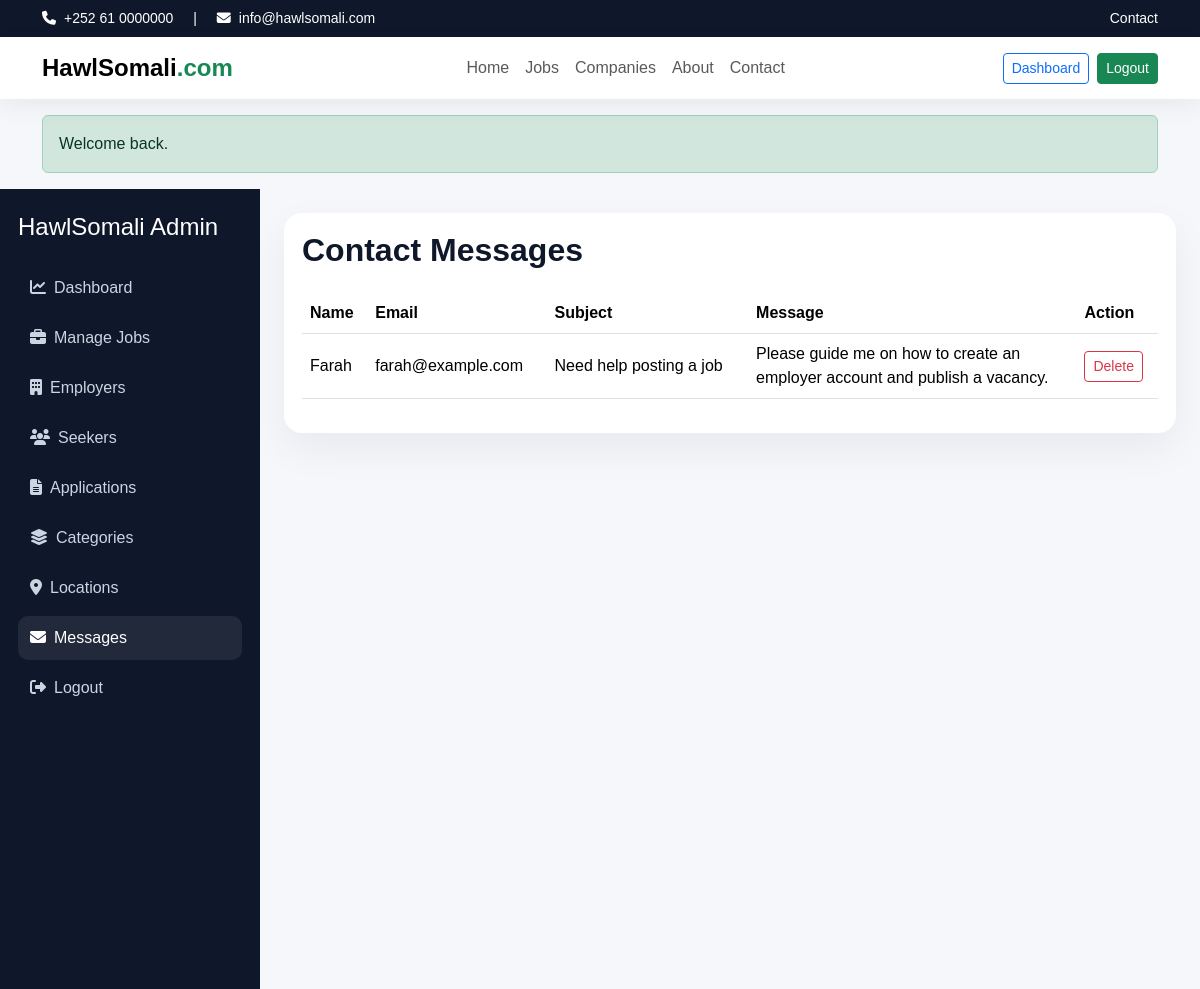
Page /admin/manage-messages.php (signed in) on the committed database.
### tables this page shows
CREATE TABLE contact_messages (
  id INT AUTO_INCREMENT PRIMARY KEY,
  name VARCHAR(120) NOT NULL,
  email VARCHAR(150) NOT NULL,
  subject VARCHAR(200) NOT NULL,
  message TEXT NOT NULL,
  created_at DATETIME DEFAULT CURRENT_TIMESTAMP
);

### includes/functions.php (called while the page is built, shortened)
<?php
function e($value) {
    return htmlspecialchars((string)$value, ENT_QUOTES, 'UTF-8');
}
?>

### admin/manage-messages.php (the view, shortened to what this page needs)
<?php
require_once __DIR__ . '/../config/db.php'; require_once __DIR__ . '/../includes/functions.php'; require_login('admin');
$rows=$pdo->query("SELECT * FROM contact_messages ORDER BY id DESC")->fetchAll();
$pageTitle='Manage Messages'; include __DIR__ . '/../includes/header.php'; include __DIR__ . '/../includes/navbar.php';
?>
<div class="dashboard-layout"><?php include __DIR__ . '/partials/sidebar.php'; ?><div class="dashboard-main"><div class="table-card">
<h2 class="section-title mb-4">Contact Messages</h2>
<div class="table-responsive"><table class="table align-middle"><thead><tr><th>Name</th><th>Email</th><th>Subject</th><th>Message</th><th>Action</th></tr></thead><tbody>
<?php foreach($rows as $r): ?><tr><td><?= e($r['name']) ?></td><td><?= e($r['email']) ?></td><td><?= e($r['subject']) ?></td><td style="max-width:300px"><?= e(mb_strimwidth($r['message'],0,140,'...')) ?></td><td><a class="btn btn-sm btn-outline-danger" href="?delete=<?= $r['id'] ?>" data-confirm="Delete this message?">Delete</a></td></tr><?php endforeach; ?>
</tbody></table></div></div></div></div>

### assets/css/style.css (style rules this page uses)
:root { --primary:#1d4ed8; --secondary:#0f172a; --accent:#16a34a; --soft:#f8fafc; --muted:#64748b; }
body { font-family:Arial,Helvetica,sans-serif;background:#f5f7fb;color:#0f172a; }
.section-title { font-weight:800; }
.dashboard-layout { display:flex;min-height:100vh;background:#f5f7fb; }
.dashboard-main { flex:1;padding:24px; }
.table-card { background:#fff;border-radius:18px;padding:18px;box-shadow:0 16px 40px rgba(15,23,42,.06); }

### rows in the picture
contact_messages: name "Farah", email "farah@example.com", subject "Need help posting a job", message "Please guide me on how to create an employer account and publish a vacancy."

### other values in the picture
$msg "Welcome back."
